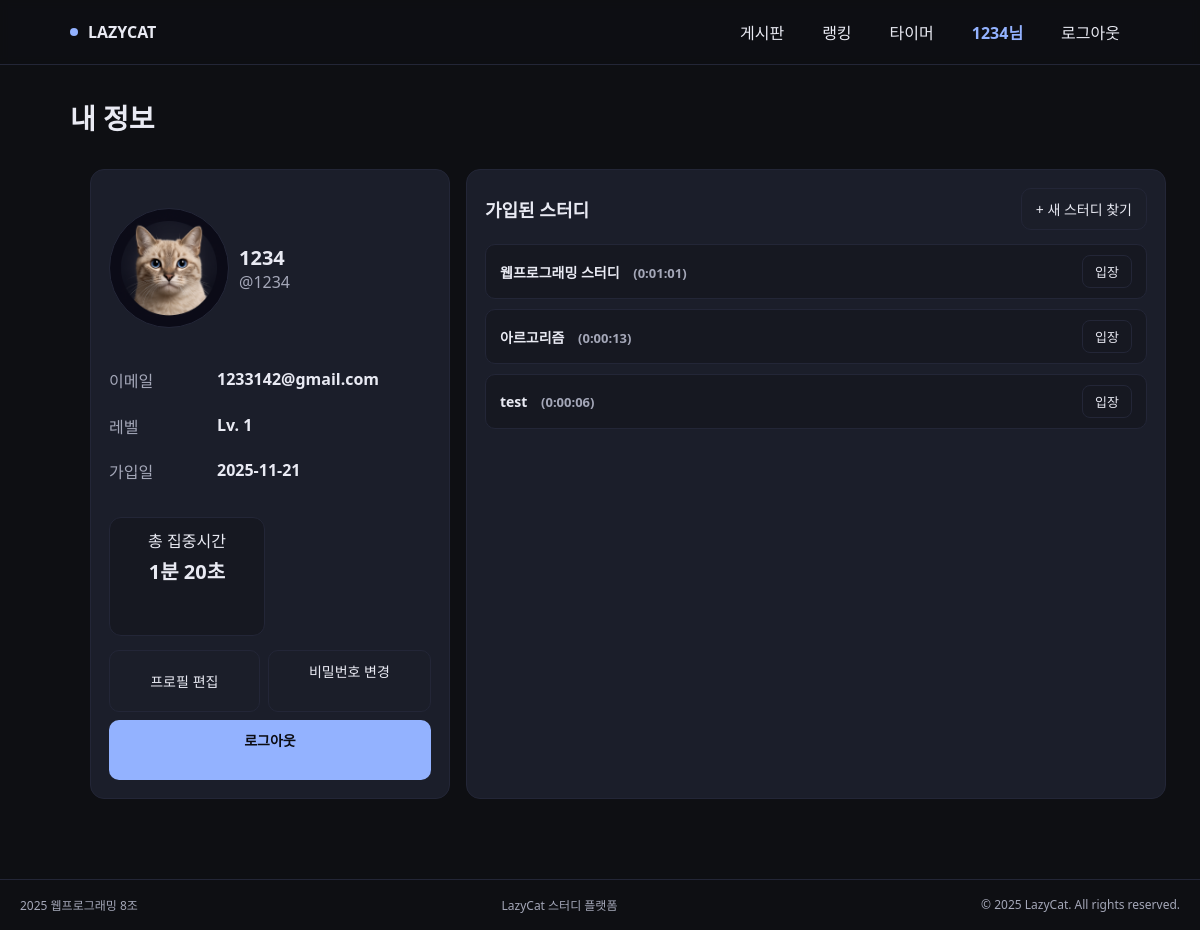
The app's page /profile/ (signed in) with its own data.
### webapp/models.py (models this page shows, shortened)
class UserProfile(models.Model):
    user = models.OneToOneField(User, on_delete=models.CASCADE, related_name='profile')
    nickname = models.CharField(max_length=20, blank=True)
    level = models.IntegerField(default=1)  # Lv. 1
    avatar_index = models.PositiveSmallIntegerField(default=1) #프로필 사진
    total_study_time = models.DurationField(null=True, blank=True) # 총 공부 시간

class StudyGroupMember(models.Model):
    user = models.ForeignKey(User, on_delete=models.CASCADE)
    study_group = models.ForeignKey(StudyGroup, on_delete=models.CASCADE)
    group_study_time = models.DurationField(default=timedelta(seconds=0))
    class Meta:
        unique_together = ('user', 'study_group')

class StudyGroup(models.Model):
    name = models.CharField(max_length=100)  # 스터디 이름
    subject = models.CharField(max_length=50) # 과목명 (예: 웹프로그래밍)
    group_code = models.CharField(max_length=20, unique=True) # 그룹 코드 (URL에 사용: /study/A1B2C/)
    description = models.TextField(blank=True) # 소개글
    created_at = models.DateTimeField(auto_now_add=True) # 생성일
    members = models.ManyToManyField(
        User,
        through='StudyGroupMember', # 중간 모델 지정
        related_name='study_groups',
        blank=True
    )

### webapp/views.py (the view)
# urls.py: path('profile/', views.user_profile, name='profile'),
@login_required
def user_profile(request: HttpRequest) -> HttpResponse:
    profile, _ = UserProfile.objects.get_or_create(
        user=request.user,
        defaults={"nickname": request.user.username, "level": 1},
    )
    total_time_display = "0시간 0분 0초"
    total_time_display = "0시간 0분 0초" # 📌 초기값에 초 추가
    if request.user.is_authenticated:
        member_links = StudyGroupMember.objects.filter(user=request.user)
        total_time_result = member_links.aggregate(
            total_seconds=Sum('group_study_time')
        )['total_seconds']
        if total_time_result:
            if hasattr(total_time_result, 'total_seconds'):
                total_seconds = total_time_result.total_seconds()
            else:
                total_seconds = total_time_result
            hours = int(total_seconds // 3600)
            minutes = int((total_seconds % 3600) // 60)
            seconds = int(total_seconds % 60) # 👈 초 계산 추가
            parts = []
            if hours > 0:
                parts.append(f"{hours}시간")
            if minutes > 0 or hours > 0: # 시가 있거나 분이 0 이상일 때 분 표시
                 parts.append(f"{minutes}분")
            parts.append(f"{seconds}초")
            total_time_display = " ".join(parts)
        else:
            total_time_display = "0분 0초" # 총 시간이 없을 때 기본값
    user_study_memberships = StudyGroupMember.objects.filter(user=request.user).select_related(
        'study_group',
        'user__profile' # UserProfile 정보를 가져오기 위함
    )
    avatar_index = getattr(profile, "avatar_index", 1)
    context = {
        "profile": profile,
        "avatar_index": avatar_index,
        "total_study_time_sum": total_time_display,
        "memberships": user_study_memberships,
    }
    return render(request, 'profile.html', context)

### templates/profile.html (shortened to what this page needs)
{% extends 'base.html' %}
{% load static %}
{% block header_content %}
<header class="head">
  <h1 class="title">내 정보</h1>
</header>
{% endblock %}
{% block content %}
<div class="wrap">
  <section class="panel profile">
    <div class="row">
      <div class="avatar"
           id="avatar"
           data-current-index="{{ user.profile.avatar_index|default:1 }}"></div>
      <div>
        <div style="font-weight:900; font-size:20px;">
          {{ user.profile.nickname|default:user.username }}
        </div>
        <div style="color:var(--muted);">@{{ user.username }}</div>
      </div>
    </div>
    <div class="kv">
      <div class="k">이메일</div>
      <div class="v">{{ user.email }}</div>
      <div class="k">레벨</div>
      <div class="v">Lv. {{ user.profile.level }}</div>
      <div class="k">가입일</div>
      <div class="v">{{ user.date_joined|date:"Y-m-d" }}</div>
    </div>
    <div class="stats">
      <div class="stat">
        <span>총 집중시간</span>
        <b>{{ total_study_time_sum }}</b>
      </div>
    </div>
    <div class="btns">
    <button class="btn" id="edit-profile-btn">프로필 편집</button>
    <a href="{% url 'change_password' %}" class="btn">비밀번호 변경</a>
    <a href="{% url 'logout' %}" class="btn primary">로그아웃</a>
</div>
  </section>
  <section class="panel">
    <div class="studies-head">
      <h2>가입된 스터디</h2>
      <a href="{% url 'board' %}" class="study-find-btn">+ 새 스터디 찾기</a>
    </div>
    <div class="list">
      {% for membership in memberships %}
      <div class="study-item">
          <div class="left">
              {{ membership.study_group.name }}
              <span style="font-size: 13px; color: var(--muted); margin-left: 10px;">
                  ({{ membership.group_study_time|default:"0분 0초" }})
              </span>
          </div>
          <a class="enter" href="{% url 'timer' group_code=membership.study_group.group_code %}">입장</a>
      </div>
      {% empty %}
      <div class="study-item" style="justify-content: center; color: var(--muted);">
          아직 가입된 스터디가 없습니다.
      </div>
      {% endfor %}
    </div>
  </section>
</div>
{% endblock %}

### templates/gnb.html
<nav class="gnb" aria-label="Global Navigation">
  <div class="inner">
    <div class="brand"><span class="dot"></span>LAZYCAT</div>
    <div class="nav" role="menubar">
      <a role="menuitem" href="{% url 'board' %}">게시판</a>
      <a role="menuitem" href="{% url 'ranking' %}">랭킹</a>
      <a role="menuitem" href="{% url 'timer' group_code='TESTCODE' %}">타이머</a>
      {% if user.is_authenticated %}
          <a role="menuitem" href="{% url 'profile' %}" style="color: #93b2ff; font-weight: bold;">
              {{ user.username }}님
          </a>
          <a role="menuitem" href="{% url 'logout' %}">로그아웃</a>
      {% else %}
          <a role="menuitem" href="{% url 'login' %}">로그인</a>
          <a role="menuitem" href="{% url 'register' %}">회원가입</a>
      {% endif %}
    </div>
  </div>
</nav>

### static/style.css (style rules this page uses)
:root { --bg: #0e0f13; --panel: #161821; --ink: #e9eaf3; --muted: #a4a7b8; --line: #232637; --accent: #93b2ff; --card: #1b1e2a; --ok: #79e08f; }
* { box-sizing: border-box }
html, body { height: 100%; margin: 0; background: var(--bg); color: var(--ink); font-family: system-ui, -apple-system, Segoe UI, Roboto, "Noto Sans KR", sans-serif; }
a { color: inherit; text-decoration: none }
.gnb { position: sticky; top: 0; z-index: 10; backdrop-filter: saturate(120%) blur(4px); background: rgba(14, 15, 19, .9); border-bottom: 1px solid var(--line); }
.gnb .inner { max-width: 1100px; margin: 0 auto; padding: 14px 20px; display: flex; align-items: center; justify-content: space-between }
.brand { display: flex; align-items: center; gap: 10px; font-weight: 800 }
.brand .dot { width: 8px; height: 8px; border-radius: 999px; background: var(--accent) }
.nav { display: flex; gap: 18px }
.nav a { padding: 6px 10px; border-radius: 10px }
.wrap { max-width: 1100px; margin: 16px auto 40px; padding: 0 20px; display: grid; gap: 16px; }
.head { margin: 32px auto 16px; padding: 0 20px }

### templates/profile.html (style rules this page uses)
:root { --bg:#0e0f13; --panel:#161821; --ink:#e9eaf3; --muted:#a4a7b8; --line:#232637; --accent:#93b2ff; --card:#1b1e2a; }
* { box-sizing:border-box; }
body { margin:0; background:var(--bg); color:var(--ink); font-family:system-ui,-apple-system,Segoe UI,Roboto,"Noto Sans KR",sans-serif; }
a { color:inherit; text-decoration:none; }
.head { max-width:1100px; margin:32px auto 16px; padding:0 20px; }
.title { font-size:28px; font-weight:900; margin:0 0 10px; }
.wrap { max-width:1100px; margin:16px auto 40px; padding:0 20px; display:grid; grid-template-columns:360px 700px; gap:16px; }
.panel { background:var(--card); border:1px solid var(--line); border-radius:14px; padding:18px; min-height:630px; }
.profile { display:grid; gap:14px; position:relative; }
.avatar { width:120px; height:120px; border-radius:999px; border:1px solid var(--line); background-size:cover; background-position:center; background-repeat:no-repeat; }
.row { display:flex; align-items:center; gap:10px; }
.kv { display:grid; grid-template-columns:100px 1fr; gap:8px; margin-top:6px; }
.k { color:var(--muted); }
.v { font-weight:700; }
.stats { display:grid; grid-template-columns:1fr 1fr; gap:10px; margin-top:6px; }
.stat { background:#161821; border:1px solid var(--line); border-radius:12px; padding:10px; text-align:center; }
.stat b { display:block; font-size:20px; margin-top:4px; }
.btns { display:flex; flex-wrap:wrap; gap:8px; }
.btn { background:#1b1e29; border:1px solid var(--line); color:var(--ink); border-radius:10px; padding:10px 14px; text-align:center; cursor:pointer; flex:1 1 auto; min-width:110px; font-size:14px; }
.btn.primary { background:var(--accent); color:#0b0c12; font-weight:800; border:none; }
.studies-head { display:flex; justify-content:space-between; align-items:center; margin-bottom:14px; }
.studies-head h2 { margin:0; font-size:18px; white-space:nowrap; }
.study-find-btn { padding:10px 14px; border-radius:10px; border:1px solid var(--line); background:#1b1e29; font-size:14px; }
.list { display:flex; flex-direction:column; gap:10px; }
.study-item { display:flex; justify-content:space-between; align-items:center; background:#161821; padding:10px 14px; border-radius:10px; border:1px solid var(--line); }
.study-item .left { font-size:14px; font-weight:600; }
.study-item .enter { padding:6px 12px; border-radius:8px; border:1px solid var(--line); font-size:13px; }

### records on screen
StudyGroupMember: study_group.name "웹프로그래밍 스터디", group_study_time "0:01:01"
StudyGroupMember: study_group.name "아르고리즘", group_study_time "0:00:13"
StudyGroupMember: study_group.name "test", group_study_time "0:00:06"

### other values on screen
{{ user.username }} "1234"
{{ user.profile.nickname|default:user.username }} "1234"
{{ user.email }} "1233142@gmail.com"
{{ user.profile.level }} "1"
{{ user.date_joined|date:"Y-m-d" }} "2025-11-21"
{{ total_study_time_sum }} "1분 20초"
